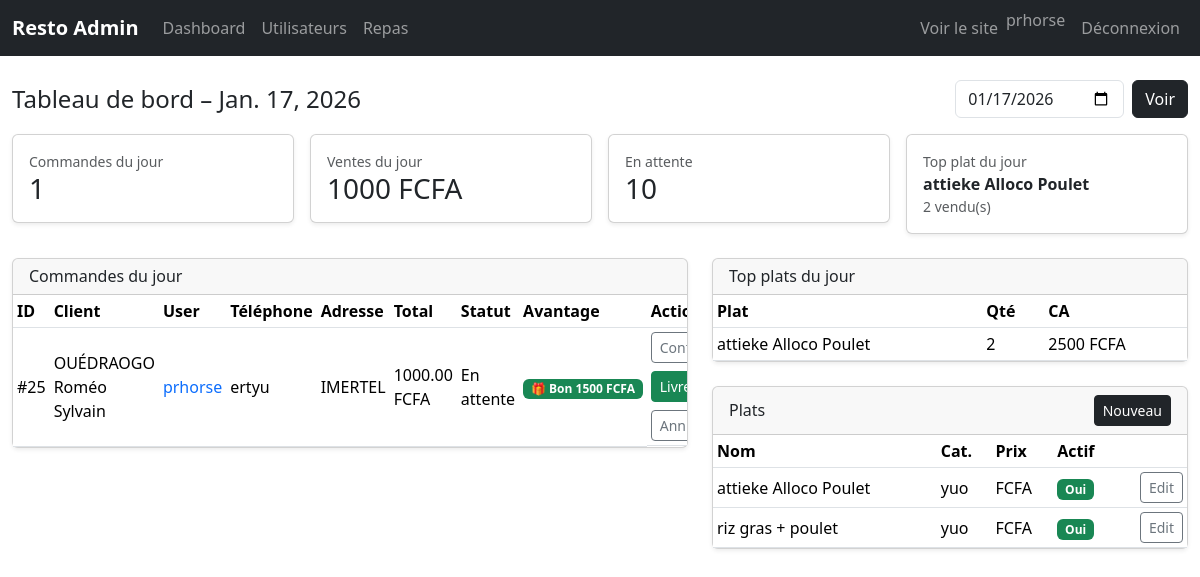
Page /staff/dashboard/ (signed in) on the committed database.
### orders/models.py (models this page shows, shortened)
class Order(models.Model):
    STATUS_CHOICES = (
        ("pending", "En attente"),
        ("confirmed", "Confirmée"),
        ("canceled", "Annulée"),
        ("delivered", "Livrée"),
    )
    user = models.ForeignKey(
        settings.AUTH_USER_MODEL,
        on_delete=models.CASCADE,
        null=True, blank=True,
        related_name="orders",
    )
    created_at = models.DateTimeField(auto_now_add=True)
    customer_name = models.CharField(max_length=150)
    phone = models.CharField(max_length=20)
    address = models.TextField(blank=True, default="")
    address_detail = models.CharField(max_length=255, blank=True, default="")
    subtotal = models.DecimalField(max_digits=10, decimal_places=2, default=Decimal("0.00"))
    discount_total = models.DecimalField(max_digits=10, decimal_places=2, default=Decimal("0.00"))
    total = models.DecimalField(max_digits=10, decimal_places=2, default=Decimal("0.00"))
    promo_code = models.CharField(max_length=32, null=True, blank=True)
    status = models.CharField(max_length=20, choices=STATUS_CHOICES, default="pending")

### shop/models.py (models this page shows, shortened)
class Meal(models.Model):
    category = models.ForeignKey(Category, on_delete=models.CASCADE, related_name='meals')
    name = models.CharField(max_length=150)
    slug = models.SlugField(unique=True)
    description = models.TextField(blank=True)
    is_active = models.BooleanField(default=True)
    image = models.ImageField(upload_to='meals/', blank=True, null=True)
    stock = models.PositiveIntegerField(default=0)  # stock global (optionnel)
    max_per_order = models.PositiveIntegerField(default=10)
    available_weekdays = models.JSONField(default=list, blank=True)  # ex: [0,2,4]

class Category(models.Model):
    name = models.CharField(max_length=100)
    slug = models.SlugField(unique=True)
    class Meta:
        verbose_name_plural = "Categories"

### marketing/models.py (models this page shows)
class FreeItemVoucher(models.Model):
    class Status(models.TextChoices):
        AVAILABLE = "AVAILABLE", "Available"
        USED = "USED", "Used"
        EXPIRED = "EXPIRED", "Expired"
    user = models.ForeignKey(User, on_delete=models.CASCADE, related_name="free_vouchers")
    tier_value = models.PositiveIntegerField(default=500) #stamps=f()
    expires_at = models.DateTimeField()
    status = models.CharField(max_length=12, choices=Status.choices, default=Status.AVAILABLE)
    used_order = models.ForeignKey(
        "orders.Order", on_delete=models.SET_NULL,
        null=True, blank=True, related_name="used_vouchers"
    )
    created_at = models.DateTimeField(auto_now_add=True)
    class Meta:
        indexes = [models.Index(fields=["user", "status", "expires_at"])]

### staff/views.py (the view)
# urls.py: path("dashboard/", views.admin_dashboard, name="admin_dashboard"),
@staff_member_required
def admin_dashboard(request):
    date_str = request.GET.get("date")
    if date_str:
        try:
            today = timezone.datetime.fromisoformat(date_str).date()
        except Exception:
            today = timezone.localdate()
    else:
        today = timezone.localdate()
    orders_qs = (
        Order.objects
        .filter(created_at__date=today)
        .select_related("user")
        .order_by("-created_at")
    )
    orders_count = orders_qs.count()
    total_sales = orders_qs.aggregate(total=Sum("total"))["total"] or 0
    pending_count = Order.objects.filter(status="pending").count()
    top_meals = (
        OrderItem.objects
        .filter(order__created_at__date=today)
        .select_related("meal")
        .values("meal__name")
        .annotate(
            quantity_sold=Sum("quantity"),
            revenue=Sum(F("quantity") * F("unit_price")),
        )
        .order_by("-quantity_sold")[:5]
    )
    meals = Meal.objects.select_related("category").order_by("category__name", "name")
    orders_today = (
    Order.objects
    .filter(created_at__date=today)
    .select_related("user")
    .prefetch_related("used_vouchers")
    )
    context = {
        "today": today,
        "orders_today": orders_qs[:50],
        "orders_count_today": orders_count,
        "total_sales_today": total_sales,
        "pending_orders_count": pending_count,
        "top_meals": top_meals,
        "meals": meals,
    }
    return render(request, "admin/dashboard.html", context)

### orders/context_processors.py (called while the page is built)
def cart(request):
    return {"cart": Cart(request)}

### staff/templates/admin/dashboard.html (shortened to what this page needs)
{% extends "admin/base_admin.html" %}
{% block content %}
<div class="row mb-3">
  <div class="col-12 d-flex flex-wrap justify-content-between align-items-center gap-2">
    <h1 class="h4 mb-0">Tableau de bord – {{ today }}</h1>
    <form method="get" class="d-flex gap-2">
      <input type="date" name="date" class="form-control" value="{{ today|date:'Y-m-d' }}">
      <button class="btn btn-dark">Voir</button>
    </form>
  </div>
</div>
<div class="row g-3 mb-4">
  <div class="col-md-3 col-sm-6">
    <div class="card shadow-sm">
      <div class="card-body">
        <div class="text-muted small">Commandes du jour</div>
        <div class="h3 mb-0">{{ orders_count_today }}</div>
      </div>
    </div>
  </div>
  <div class="col-md-3 col-sm-6">
    <div class="card shadow-sm">
      <div class="card-body">
        <div class="text-muted small">Ventes du jour</div>
        <div class="h3 mb-0">{{ total_sales_today }} FCFA</div>
      </div>
    </div>
  </div>
  <div class="col-md-3 col-sm-6">
    <div class="card shadow-sm">
      <div class="card-body">
        <div class="text-muted small">En attente</div>
        <div class="h3 mb-0">{{ pending_orders_count }}</div>
      </div>
    </div>
  </div>
  <div class="col-md-3 col-sm-6">
    <div class="card shadow-sm">
      <div class="card-body">
        <div class="text-muted small">Top plat du jour</div>
        {% if top_meals %}
          <div class="fw-bold">{{ top_meals.0.meal__name }}</div>
          <div class="small text-muted">{{ top_meals.0.quantity_sold }} vendu(s)</div>
        {% else %}
          <div class="text-muted small">Aucune vente</div>
        {% endif %}
      </div>
    </div>
  </div>
</div>
<div class="row g-4">
  <div class="col-lg-7">
    <div class="card shadow-sm">
      <div class="card-header d-flex justify-content-between align-items-center">
        <h2 class="h6 mb-0">Commandes du jour</h2>
      </div>
      <div class="card-body p-0">
        <div class="table-responsive">
          <table class="table table-sm mb-0 align-middle">
            <thead>
              <tr>
                <th>ID</th>
                <th>Client</th>
                <th>User</th>
                <th>Téléphone</th>
                <th>Adresse</th>
                <th>Total</th>
                <th>Statut</th>
                <th>Avantage</th>
                <th>Actions</th>
              </tr>
            </thead>
            <tbody>
              {% for order in orders_today %}
                <tr>
                  <td>#{{ order.id }}</td>
                  <td>{{ order.customer_name }}</td>
                  <td>
                    {% if order.user %}
                      <a href="{% url 'staff:admin_user_detail' order.user.id %}" class="text-decoration-none">
                        {{ order.user.username }}
                      </a>
                    {% else %}-{% endif %}
                  </td>
                  <td>{{ order.phone|default:"-" }}</td>
                  <td class="text-truncate" style="max-width:240px;">{{ order.address|default:"-" }}</td>
                  <td>{{ order.total }} FCFA</td>
                  <td>{{ order.get_status_display }}</td>
                  <td>
                    {% if order.used_vouchers.all|length > 0 %}
                      {% with v=order.used_vouchers.all.0 %}
                        <span class="badge bg-success">🎁 Bon {{ v.tier_value }} FCFA</span>
                      {% endwith %}
                    {% elif order.promo_code %}
                      <span class="badge bg-info text-dark">🏷️ Promo</span>
                    {% else %}
                      <span class="text-muted small">—</span>
                    {% endif %}
                  </td>
                  <td class="d-flex flex-wrap gap-2">
                    {% if order.status == "pending" %}
                      <form method="post" action="{% url 'staff:mark_order_confirmed' order.id %}">
                        <button class="btn btn-sm btn-outline-secondary" type="submit">Confirmer</button>
                      </form>
                    {% endif %}
                    {% if order.status != "delivered" %}
                      <form method="post" action="{% url 'staff:mark_order_delivered' order.id %}">
                        <button class="btn btn-sm btn-success" type="submit">Livrer</button>
                      </form>
                      <form method="post" action="{% url 'staff:mark_order_canceled' order.id %}">
                        <button class="btn btn-sm btn-outline-secondary" type="submit">Annuler</button>
                      </form>
                    {% else %}
                      <span class="badge bg-success">Livrée</span>
                    {% endif %}
                  </td>
                </tr>
              {% empty %}
                <tr>
                  <td colspan="9" class="text-center text-muted py-3">Aucune commande aujourd’hui.</td>
                </tr>
              {% endfor %}
            </tbody>
          </table>
        </div>
      </div>
    </div>
  </div>
  <div class="col-lg-5">
    <div class="card shadow-sm mb-4">
      <div class="card-header d-flex justify-content-between align-items-center">
        <h2 class="h6 mb-0">Top plats du jour</h2>
      </div>
      <div class="card-body p-0">
        <div class="table-responsive">
          <table class="table table-sm mb-0 align-middle">
            <thead>
              <tr><th>Plat</th><th>Qté</th><th>CA</th></tr>
            </thead>
            <tbody>
              {% for m in top_meals %}
                <tr>
                  <td>{{ m.meal__name }}</td>
                  <td>{{ m.quantity_sold }}</td>
                  <td>{{ m.revenue }} FCFA</td>
                </tr>
              {% empty %}
                <tr>
                  <td colspan="3" class="text-center text-muted py-3">Aucune vente aujourd’hui.</td>
                </tr>
              {% endfor %}
            </tbody>
          </table>
        </div>
      </div>
    </div>
    <div class="card shadow-sm">
      <div class="card-header d-flex justify-content-between align-items-center">
        <h2 class="h6 mb-0">Plats</h2>
        <a class="btn btn-sm btn-dark" href="{% url 'staff:meal_create' %}">Nouveau</a>
      </div>
      <div class="card-body p-0" style="max-height: 320px; overflow-y:auto;">
        <table class="table table-sm mb-0 align-middle">
          <thead>
            <tr><th>Nom</th><th>Cat.</th><th>Prix</th><th>Actif</th><th></th></tr>
          </thead>
          <tbody>
            {% for meal in meals %}
              <tr>
                <td>{{ meal.name }}</td>
                <td>{{ meal.category.name }}</td>
                <td>{{ meal.price }} FCFA</td>
                <td>
                  {% if meal.is_active %}
                    <span class="badge bg-success">Oui</span>
                  {% else %}
                    <span class="badge bg-secondary">Non</span>
                  {% endif %}
                </td>
                <td class="text-end">
                  <a class="btn btn-sm btn-outline-secondary" href="{% url 'staff:meal_update' meal.id %}">Edit</a>
                </td>
              </tr>
            {% empty %}
              <tr><td colspan="5" class="text-center text-muted py-3">Aucun plat enregistré.</td></tr>
            {% endfor %}
          </tbody>
        </table>
      </div>
    </div>
  </div>
</div>
{% endblock %}

### staff/templates/admin/base_admin.html (shortened to what this page needs)
{% load static %}
<!DOCTYPE html>
<html lang="fr">
<head>
  <link href="https://cdn.jsdelivr.net/npm/bootstrap@5.3.3/dist/css/bootstrap.min.css" rel="stylesheet">
</head>
<body>
<nav class="navbar navbar-expand-lg navbar-dark bg-dark mb-4">
  <div class="container-fluid">
    <a class="navbar-brand fw-bold" href="{% url 'staff:admin_dashboard' %}">Resto Admin</a>
    <div class="collapse navbar-collapse" id="adminNav">
      <ul class="navbar-nav me-auto">
        <li class="nav-item"><a class="nav-link" href="{% url 'staff:admin_dashboard' %}">Dashboard</a></li>
        <li class="nav-item"><a class="nav-link" href="{% url 'staff:admin_user_list' %}">Utilisateurs</a></li>
        <li class="nav-item"><a class="nav-link" href="{% url 'staff:meal_list' %}">Repas</a></li>
      </ul>
      <ul class="navbar-nav ms-auto">
        <li class="nav-item">
          <a class="nav-link" href="{% url 'shop:meal_list' %}" target="_blank">Voir le site</a>
        </li>
        {% if user.is_authenticated %}
          <li class="nav-item"><span class="navbar-text me-2">{{ user.username }}</span></li>
          <li class="nav-item">
            <a class="nav-link" href="{% url 'comptes:logout' %}?next={% url 'staff:admin_dashboard' %}">Déconnexion</a>
          </li>
        {% endif %}
      </ul>
    </div>
  </div>
</nav>
<div class="container-fluid mb-5">
  {% block content %}{% endblock %}
</div>
</body>
</html>

### rows in the picture
Order: created_at "Jan. 17, 2026", id "25", customer_name "OUÉDRAOGO Roméo Sylvain", user.username "prhorse", phone "ertyu", address "IMERTEL", total "1000.00", status "En attente", used_vouchers.all.0.tier_value "1500", shows "Confirmer", shows "Livrer"
Meal: name "attieke Alloco Poulet", meal__name "attieke Alloco Poulet", quantity_sold "2", revenue "2500", category.name "yuo", is_active "Oui"
Meal: name "riz gras + poulet", category.name "yuo", is_active "Oui"

### other values in the picture
{{ user.username }} "prhorse"
{{ orders_count_today }} "1"
{{ total_sales_today }} "1000"
{{ pending_orders_count }} "10"
{{ top_meals.0.quantity_sold }} "2"
